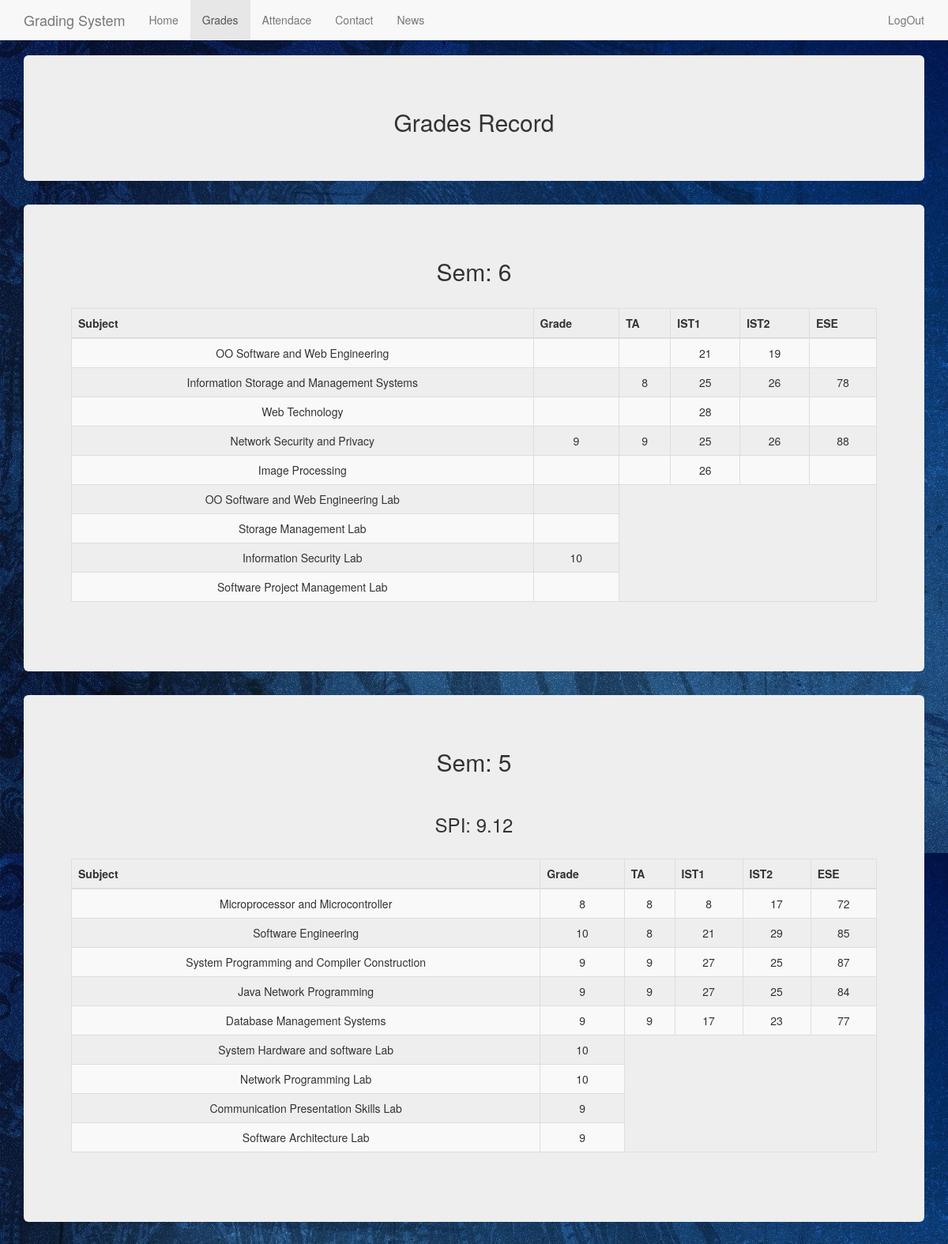
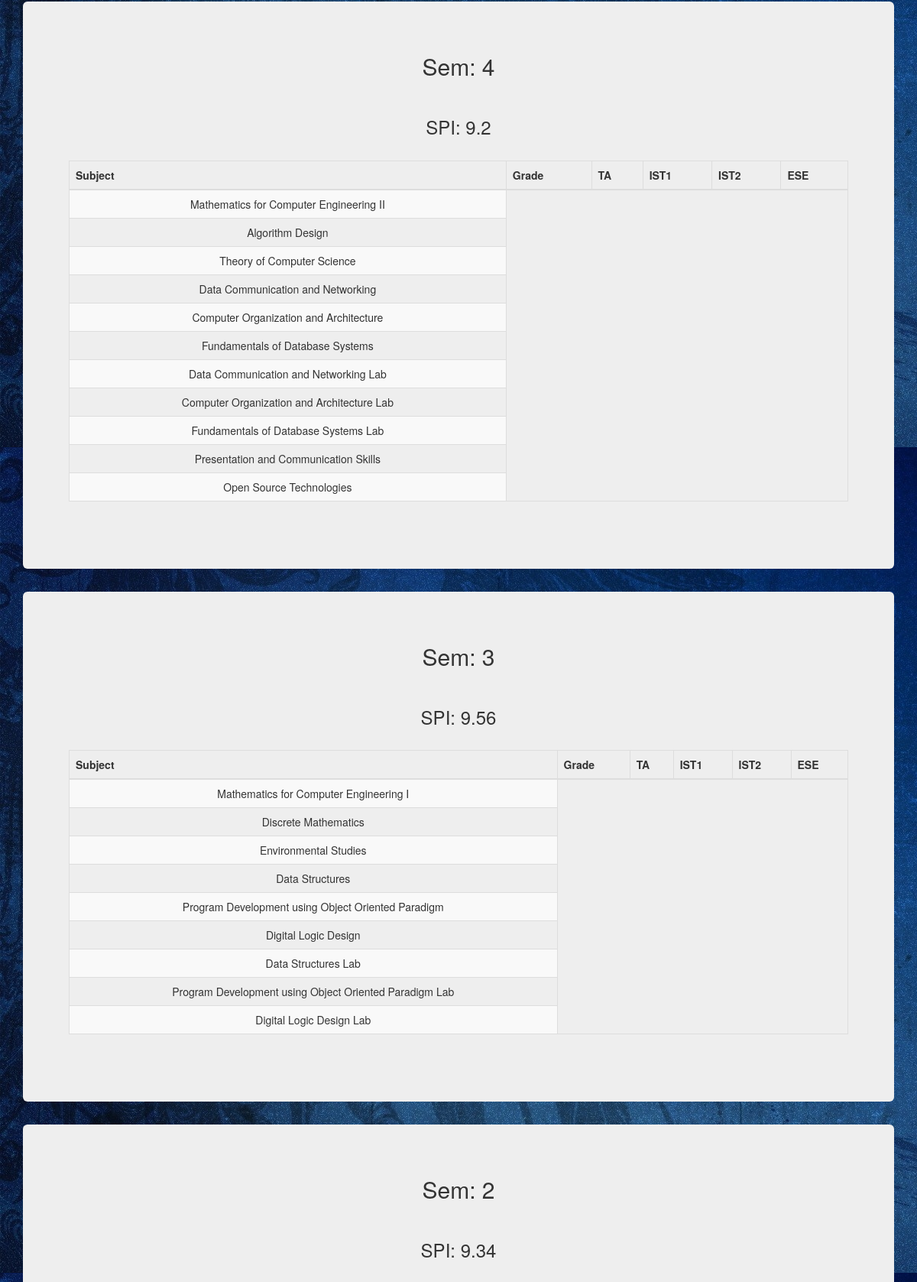
The page /student/grades.php (signed in, upper part) on the database its author committed (2 pictures, top to bottom).
### tables this page shows
CREATE TABLE IF NOT EXISTS `sub_comps_oswe` (
  `student_id` varchar(20) NOT NULL,
  `ta` int(11) DEFAULT NULL,
  `ist1` int(11) DEFAULT NULL,
  `ist2` int(11) DEFAULT NULL,
  `ese` int(11) DEFAULT NULL,
  `grade` int(11) DEFAULT NULL
);

CREATE TABLE IF NOT EXISTS `sub_comps_isms` (
  `student_id` varchar(20) NOT NULL,
  `ta` int(11) DEFAULT NULL,
  `ist1` int(11) DEFAULT NULL,
  `ist2` int(11) DEFAULT NULL,
  `ese` int(11) DEFAULT NULL,
  `grade` int(11) DEFAULT NULL
);

CREATE TABLE IF NOT EXISTS `sub_comps_wt` (
  `student_id` varchar(20) NOT NULL,
  `ta` int(11) DEFAULT NULL,
  `ist1` int(11) DEFAULT NULL,
  `ist2` int(11) DEFAULT NULL,
  `ese` int(11) DEFAULT NULL,
  `grade` int(11) DEFAULT NULL
);

CREATE TABLE IF NOT EXISTS `sub_comps_nsp` (
  `student_id` varchar(20) NOT NULL,
  `ta` int(11) DEFAULT NULL,
  `ist1` int(11) DEFAULT NULL,
  `ist2` int(11) DEFAULT NULL,
  `ese` int(11) DEFAULT NULL,
  `grade` int(11) DEFAULT NULL
);

CREATE TABLE IF NOT EXISTS `sub_comps_ip` (
  `student_id` varchar(20) NOT NULL,
  `ta` int(11) DEFAULT NULL,
  `ist1` int(11) DEFAULT NULL,
  `ist2` int(11) DEFAULT NULL,
  `ese` int(11) DEFAULT NULL,
  `grade` int(11) DEFAULT NULL
);

CREATE TABLE IF NOT EXISTS `lab_oswl` (
  `student_id` varchar(20) NOT NULL,
  `grade` int(11) DEFAULT NULL
);

CREATE TABLE IF NOT EXISTS `lab_sml` (
  `student_id` varchar(20) NOT NULL,
  `grade` int(11) DEFAULT NULL
);

CREATE TABLE IF NOT EXISTS `lab_isl` (
  `student_id` varchar(20) NOT NULL,
  `grade` int(11) DEFAULT NULL
);

CREATE TABLE IF NOT EXISTS `lab_spm` (
  `student_id` varchar(20) NOT NULL,
  `grade` int(11) DEFAULT NULL
);

CREATE TABLE IF NOT EXISTS `student_spi` (
  `student_id` varchar(20) NOT NULL,
  `spi1` float DEFAULT NULL,
  `spi2` float DEFAULT NULL,
  `spi3` float DEFAULT NULL,
  `spi4` float DEFAULT NULL,
  `spi5` float DEFAULT NULL,
  `spi6` float DEFAULT NULL,
  `spi7` float DEFAULT NULL,
  `spi8` float DEFAULT NULL,
  `curr_cpi` float DEFAULT NULL
);

CREATE TABLE IF NOT EXISTS `sub_comps_mpmc` (
  `student_id` varchar(20) NOT NULL,
  `ta` int(11) DEFAULT NULL,
  `ist1` int(11) DEFAULT NULL,
  `ist2` int(11) DEFAULT NULL,
  `ese` int(11) DEFAULT NULL,
  `grade` int(11) DEFAULT NULL
);

CREATE TABLE IF NOT EXISTS `sub_comps_se` (
  `student_id` varchar(20) NOT NULL,
  `ta` int(11) DEFAULT NULL,
  `ist1` int(11) DEFAULT NULL,
  `ist2` int(11) DEFAULT NULL,
  `ese` int(11) DEFAULT NULL,
  `grade` int(11) DEFAULT NULL
);

CREATE TABLE IF NOT EXISTS `sub_comps_spcc` (
  `student_id` varchar(20) NOT NULL,
  `ta` int(11) DEFAULT NULL,
  `ist1` int(11) DEFAULT NULL,
  `ist2` int(11) DEFAULT NULL,
  `ese` int(11) DEFAULT NULL,
  `grade` int(11) DEFAULT NULL
);

CREATE TABLE IF NOT EXISTS `sub_comps_jnp` (
  `student_id` varchar(20) NOT NULL,
  `ta` int(11) DEFAULT NULL,
  `ist1` int(11) DEFAULT NULL,
  `ist2` int(11) DEFAULT NULL,
  `ese` int(11) DEFAULT NULL,
  `grade` int(11) DEFAULT NULL
);

CREATE TABLE IF NOT EXISTS `sub_comps_dbms` (
  `student_id` varchar(20) NOT NULL,
  `ta` int(11) DEFAULT NULL,
  `ist1` int(11) DEFAULT NULL,
  `ist2` int(11) DEFAULT NULL,
  `ese` int(11) DEFAULT NULL,
  `grade` int(11) DEFAULT NULL
);

CREATE TABLE IF NOT EXISTS `lab_shsl` (
  `student_id` varchar(20) NOT NULL,
  `grade` int(11) NOT NULL
);

CREATE TABLE IF NOT EXISTS `lab_npl` (
  `student_id` varchar(20) NOT NULL,
  `grade` int(11) NOT NULL
);

CREATE TABLE IF NOT EXISTS `lab_comm_present` (
  `student_id` varchar(20) NOT NULL,
  `grade` int(11) NOT NULL
);

CREATE TABLE IF NOT EXISTS `lab_sal` (
  `student_id` varchar(20) NOT NULL,
  `grade` int(11) NOT NULL
);

### php/getSPI.php (called while the page is built, shortened)
<?php
	include 'utility.php';
    $sql = "select * from student_spi where student_id='".$_SESSION['id']."'";
    $result = $conn->query($sql);
    $spi_list = array();
    while ($row = $result->fetch_assoc()) {
	    if($row['spi1'] != null)
	    	$spi_list['sem1'] = $row['spi1'];
	    if($row['spi2'] != null)
	    	$spi_list['sem2'] = $row['spi2'];
	    if($row['spi3'] != null)
	    	$spi_list['sem3'] = $row['spi3'];
	    if($row['spi4'] != null)
	    	$spi_list['sem4'] = $row['spi4'];
	    if($row['spi5'] != null)
	    	$spi_list['sem5'] = $row['spi5'];
	}
?>

### student/grades.php (the view, shortened to what this page needs)
<?php
  include '../php/utility.php';
  $sql = "select sem from login_student where user_id='".$_SESSION['id']."'";
  $result = $conn->query($sql);
  $curr_sem = null;
  while ($row = $result->fetch_assoc()) {
    $curr_sem = $row['sem'];
  }
  $subject_list = array();
  $subject_table_list = array();
  for($sem=1;$sem<=$curr_sem;$sem++){
    $sql_subjects = "select * from subject_list
       where branch = (select branch from login_student where user_id='".$_SESSION['id']."')".
       "and sem = '".$sem."'";
    $result_subjects = $conn->query($sql_subjects);
    $subjects = array();
    $tables = array();
    while ($row = $result_subjects->fetch_assoc()) {
      $subjects[] = $row['subject'];
      $tables[] = $row['table_name'];
    }
    $subject_list[$sem] = $subjects;
    $subject_table_list[$sem] = $tables;
  }
?>
<!DOCTYPE html>
<html lang="en">
  <head>
    <link href="../static/bootstrap.min.css" rel="stylesheet">
    <link href="../static/navbar-fixed-top.css" rel="stylesheet">
  </head>
  <body style="background-image: url('../icons/back.jpg');background-attachment: fixed">
    <nav class="navbar navbar-default navbar-fixed-top">
      <div class="container">
        <div class="navbar-header">
          <a class="navbar-brand" href="#">Grading System</a>
        </div>
        <div id="navbar" class="navbar-collapse collapse">
          <ul class="nav navbar-nav">
            <li ><a href="home2.php">Home</a></li>
            <li class="active"><a href="grades.php">Grades</a></li>
            <li ><a href="attendance.php">Attendace</a></li>
            <li ><a href="contact.html">Contact</a></li>
            <li ><a href="news.php">News</a></li>
          </ul>
          <ul class="nav navbar-nav navbar-right">
            <li><a href="../index.html?status=logout">LogOut</a></li>
          </ul>
        </div>
      </div>
    </nav>
        <div class="container">
      <div class="jumbotron"  style="text-align:center" >
        <h2>Grades Record</h2>
      </div>
    </div>
        <?php
          include '../php/getSPI.php';
          for($sem=$curr_sem;$sem>0;$sem--){
            echo "<div class='container'><div class='jumbotron'  style='text-align:center' >";
            echo "<h2>Sem: ".$sem."</h2><br>";
            if(array_key_exists("sem".$sem, $spi_list))
              echo "<h3>SPI: ".$spi_list['sem'.$sem]."</h3><br>";
            echo "<table class='table table-responsive table-striped table-bordered'>";
            echo "<thead><tr><th>Subject</th><th>Grade</th><th>TA</th><th>IST1</th><th>IST2</th><th>ESE</th></tr></thead>";
            echo "<tbody>";
            foreach (array_combine($subject_list[$sem], $subject_table_list[$sem]) as $subject => $table_name) {
              echo "<tr>";
              echo "<td>".$subject."</td>";
              $sql_mrks = "select * from ".$table_name." where student_id='".$_SESSION['id']."'";
              $result_mrks = $conn->query($sql_mrks);
              while ($row = $result_mrks->fetch_assoc()) {
                echo "<td>".$row['grade']."</td>";
                if(substr( $table_name, 0, 3 ) === "sub")
                  echo "<td>".$row['ta']."</td>";
                if(substr( $table_name, 0, 3 ) === "sub")
                  echo "<td>".$row['ist1']."</td>";
                if(substr( $table_name, 0, 3 ) === "sub")
                  echo "<td>".$row['ist2']."</td>";
                if(substr( $table_name, 0, 3 ) === "sub")
                  echo "<td>".$row['ese']."</td>";
              }
              echo "</tr>";
            }
            echo "</tbody>";
            echo "</table>"."<br></div></div>";
          }
        ?>
  </body>
</html>

### static/navbar-fixed-top.css (style rules this page uses)
body { min-height: 500px; padding-top: 70px; }
a { color: inherit; }

### rows shown on the page
sub_comps_oswe: ist1 "21", ist2 "19"
sub_comps_isms: ta "8", ist1 "25", ist2 "26", ese "78"
sub_comps_wt: ist1 "28"
sub_comps_nsp: grade "9", ta "9", ist1 "25", ist2 "26", ese "88"
sub_comps_ip: ist1 "26"
lab_isl: grade "10"
student_spi: spi5 "9.12", spi4 "9.2", spi3 "9.56", spi2 "9.34"
sub_comps_mpmc: grade "8", ta "8", ist1 "8", ist2 "17", ese "72"
sub_comps_se: grade "10", ta "8", ist1 "21", ist2 "29", ese "85"
sub_comps_spcc: grade "9", ta "9", ist1 "27", ist2 "25", ese "87"
sub_comps_jnp: grade "9", ta "9", ist1 "27", ist2 "25", ese "84"
sub_comps_dbms: grade "9", ta "9", ist1 "17", ist2 "23", ese "77"
lab_shsl: grade "10"
lab_npl: grade "10"
lab_comm_present: grade "9"
lab_sal: grade "9"

### other values the page prints
$subject "OO Software and Web Engineering"
$subject "Information Storage and Management Systems"
$subject "Web Technology"
$subject "Network Security and Privacy"
$subject "Image Processing"
$subject "OO Software and Web Engineering Lab"
$subject "Storage Management Lab"
$subject "Information Security Lab"
$subject "Software Project Management Lab"
$subject "Microprocessor and Microcontroller"
$subject "Software Engineering"
$subject "System Programming and Compiler Construction"
$subject "Java Network Programming"
$subject "Database Management Systems"
$subject "System Hardware and software Lab"
